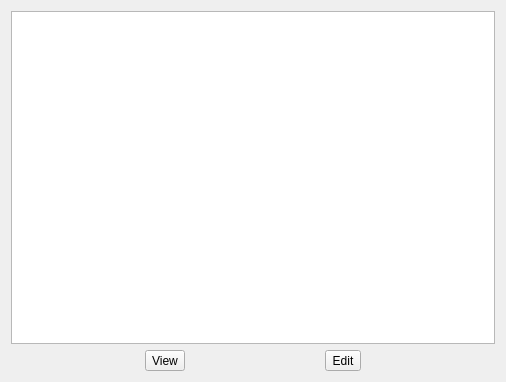
<?xml version="1.0" encoding="UTF-8"?>
<ui version="4.0">
 <class>NoteGraphView</class>
 <widget class="QDialog" name="NoteGraphView">
  <property name="geometry">
   <rect>
    <x>0</x>
    <y>0</y>
    <width>506</width>
    <height>382</height>
   </rect>
  </property>
  <property name="windowTitle">
   <string>Dialog</string>
  </property>
  <layout class="QVBoxLayout" name="verticalLayout">
   <item>
    <widget class="QGraphicsView" name="graphicsView"/>
   </item>
   <item>
    <layout class="QHBoxLayout" name="horizontalLayout">
     <item>
      <widget class="QToolButton" name="btnView">
       <property name="text">
        <string>View</string>
       </property>
      </widget>
     </item>
     <item>
      <widget class="QToolButton" name="btnEdit">
       <property name="text">
        <string>Edit</string>
       </property>
      </widget>
     </item>
    </layout>
   </item>
  </layout>
 </widget>
 <resources/>
 <connections/>
</ui>
